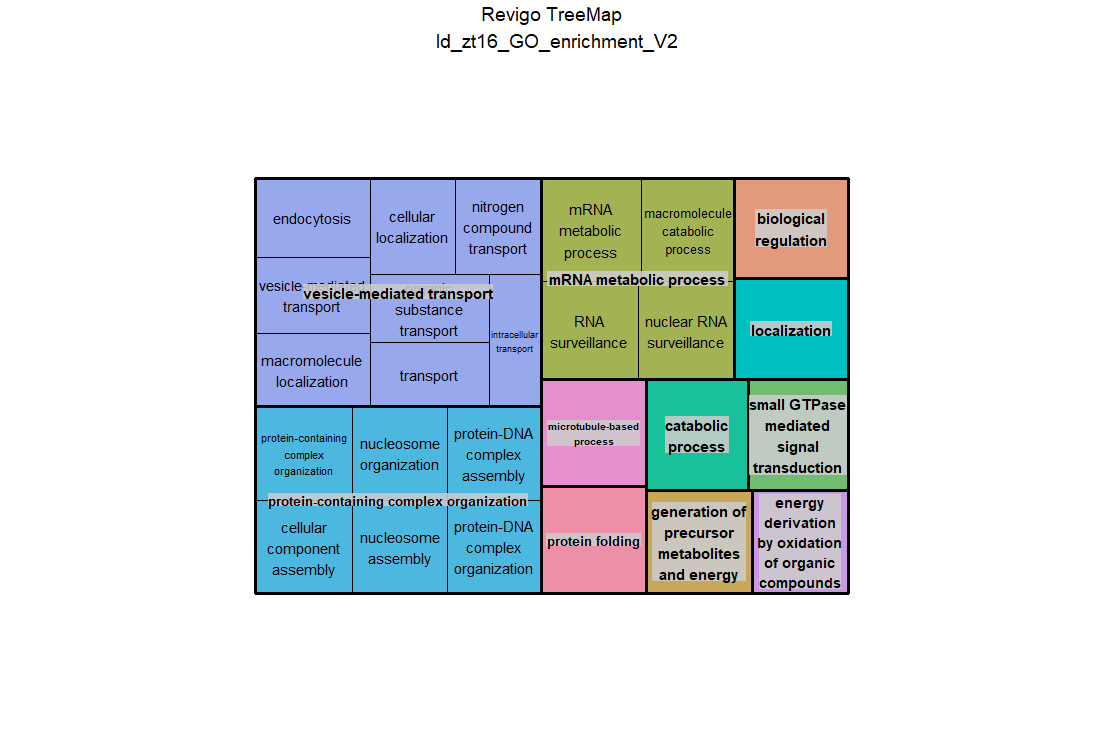

Recreate this plot in R.
# A treemap R script produced by the Revigo server at http://revigo.irb.hr/
# If you found Revigo useful in your work, please cite the following reference:
# Supek F et al. "REVIGO summarizes and visualizes long lists of Gene Ontology
# terms" PLoS ONE 2011. doi:10.1371/journal.pone.0021800

# author: Anton Kratz <anton.kratz@gmail.com>, RIKEN Omics Science Center, Functional Genomics Technology Team, Japan
# created: Fri, Nov 02, 2012  7:25:52 PM
# last change: Fri, Nov 09, 2012  3:20:01 PM

# -----------------------------------------------------------------------------
# If you don't have the treemap package installed, uncomment the following line:
# install.packages( "treemap" );
library(treemap) 								# treemap package by Martijn Tennekes

# Set the working directory if necessary
# setwd("C:/Users/username/workingdir");

# --------------------------------------------------------------------------
# Here is your data from Revigo. Scroll down for plot configuration options.

revigo.names <- c("term_ID","description","frequency","uniqueness","dispensability","representative");
revigo.data <- rbind(c("GO:0006091","generation of precursor metabolites and energy",2.62835465282124,0.9475798572914379,0.0119405,"generation of precursor metabolites and energy"),
c("GO:0006457","protein folding",1.0590625918025878,0.9848443795841082,0.01047416,"protein folding"),
c("GO:0007017","microtubule-based process",0.8354933550892162,0.9852144483020556,0,"microtubule-based process"),
c("GO:0007264","small GTPase mediated signal transduction",0.33345626897253483,0.9718152449607674,0.00932009,"small GTPase mediated signal transduction"),
c("GO:0009056","catabolic process",6.059177012419161,0.9777752330709065,0.04574167,"catabolic process"),
c("GO:0015980","energy derivation by oxidation of organic compounds",1.3592204656440126,0.8606418265689796,0.09068117,"energy derivation by oxidation of organic compounds"),
c("GO:0016071","mRNA metabolic process",1.3064539347919566,0.9082309414398717,0.09023105,"mRNA metabolic process"),
c("GO:0009057","macromolecule catabolic process",2.3186905544982737,0.8410806044221671,0.14586454,"mRNA metabolic process"),
c("GO:0071025","RNA surveillance",0.016511161065910534,0.8293994903701098,0.43408681,"mRNA metabolic process"),
c("GO:0071027","nuclear RNA surveillance",0.007051503114369526,0.8236671337072319,0.59239411,"mRNA metabolic process"),
c("GO:0016192","vesicle-mediated transport",1.624410201635736,0.7557293406934772,-0,"vesicle-mediated transport"),
c("GO:0006810","transport",18.43241959157694,0.6614307529694372,0.57967313,"vesicle-mediated transport"),
c("GO:0006897","endocytosis",0.33861850144116756,0.7940063357522446,0.28126942,"vesicle-mediated transport"),
c("GO:0033036","macromolecule localization",3.705455122637613,0.731788486975171,0.36615236,"vesicle-mediated transport"),
c("GO:0046907","intracellular transport",2.0388822542670906,0.592414232235443,0.37772848,"vesicle-mediated transport"),
c("GO:0051641","cellular localization",3.7434567372987795,0.7211048071120859,0.41260575,"vesicle-mediated transport"),
c("GO:0071702","organic substance transport",6.066900404037823,0.7110556242480901,0.61057863,"vesicle-mediated transport"),
c("GO:0071705","nitrogen compound transport",4.774462994776034,0.7202803907726223,0.42913564,"vesicle-mediated transport"),
c("GO:0043933","protein-containing complex organization",2.6611873826523444,0.801428996227933,0.01345482,"protein-containing complex organization"),
c("GO:0006334","nucleosome assembly",0.09057190085107651,0.7731144746219818,0.66833899,"protein-containing complex organization"),
c("GO:0022607","cellular component assembly",2.5732697740112993,0.7880267187513516,0.64626874,"protein-containing complex organization"),
c("GO:0034728","nucleosome organization",0.09438037776897892,0.7767530369657097,0.67893359,"protein-containing complex organization"),
c("GO:0065004","protein-DNA complex assembly",0.1970396193359134,0.7624297028529458,0.65956535,"protein-containing complex organization"),
c("GO:0071824","protein-DNA complex organization",1.1399652853171207,0.7591331254183936,0.58131297,"protein-containing complex organization"),
c("GO:0051179","localization",18.792076186036212,1,-0,"localization"),
c("GO:0065007","biological regulation",23.052697479340427,1,-0,"biological regulation"));

stuff <- data.frame(revigo.data);
names(stuff) <- revigo.names;

stuff$frequency <- as.numeric( as.character(stuff$frequency) );
stuff$uniqueness <- as.numeric( as.character(stuff$uniqueness) );
stuff$dispensability <- as.numeric( as.character(stuff$dispensability) );

# check the tmPlot command documentation for all possible parameters - there are a lot more
treemap(
  stuff,
  index = c("representative","description"),
  vSize = "uniqueness",
  type = "categorical",
  vColor = "representative",
  title = "Revigo TreeMap
  ld_zt16_GO_enrichment_V2",
  inflate.labels = FALSE,      # set this to TRUE for space-filling group labels - good for posters
  lowerbound.cex.labels = 0,   # try to draw as many labels as possible (still, some small squares may not get a label)
  position.legend = "none"
)

dev.off()
